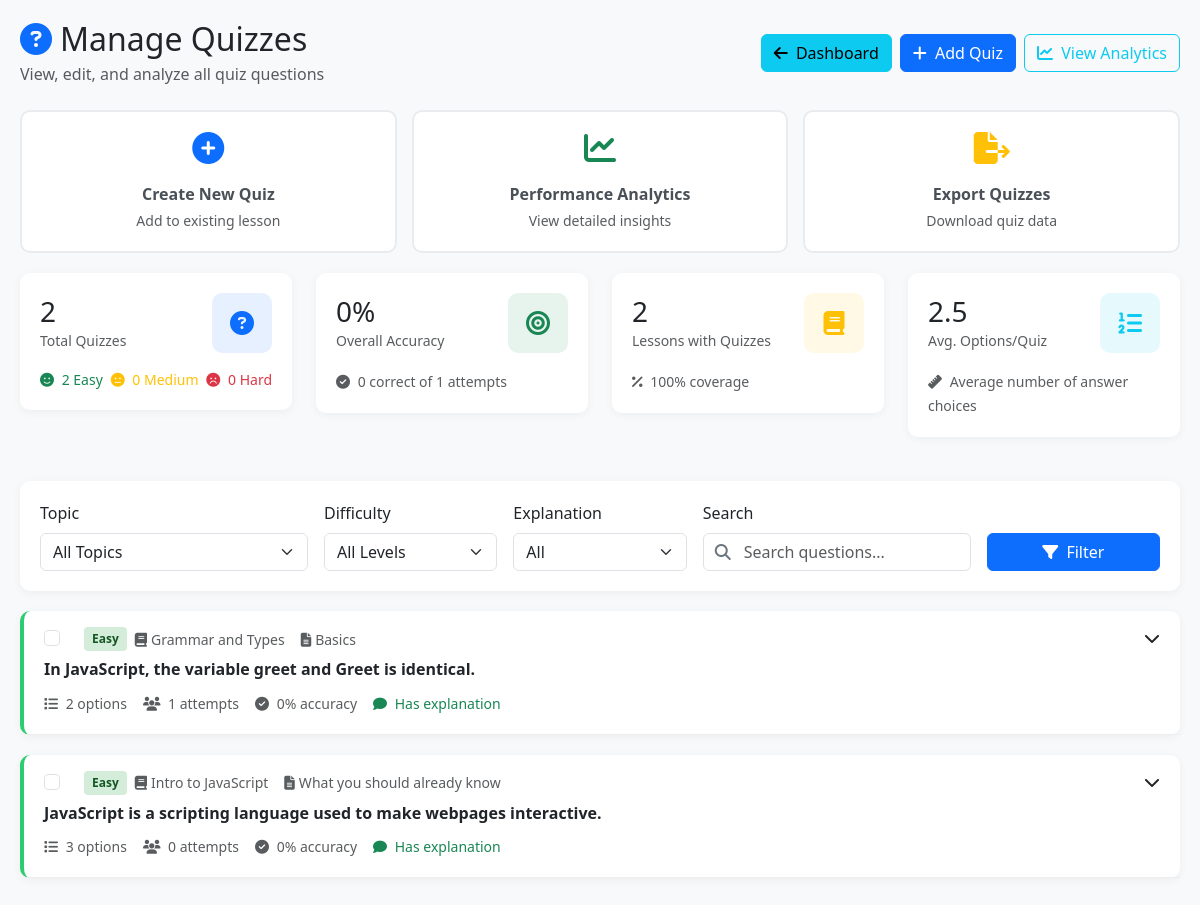
/teacher/manage_quizzes.php (signed in), run on the app's committed database.
### tables this page shows
CREATE TABLE `quizzes` (
  `id` int(11) NOT NULL,
  `lesson_id` int(11) NOT NULL,
  `question` text NOT NULL,
  `explanation` text DEFAULT NULL,
  `difficulty` enum('easy','medium','hard') DEFAULT 'easy',
  `is_active` tinyint(1) DEFAULT 1,
  `created_at` timestamp NOT NULL DEFAULT current_timestamp(),
  `deleted_at` timestamp NULL DEFAULT NULL
);

CREATE TABLE `topics` (
  `id` int(11) NOT NULL,
  `topic_name` varchar(100) NOT NULL,
  `topic_order` int(11) DEFAULT 0,
  `description` text DEFAULT NULL,
  `is_active` tinyint(1) DEFAULT 1,
  `created_at` timestamp NOT NULL DEFAULT current_timestamp(),
  `deleted_at` timestamp NULL DEFAULT NULL
);

CREATE TABLE `lessons` (
  `id` int(11) NOT NULL,
  `topic_id` int(11) NOT NULL,
  `lesson_title` varchar(200) NOT NULL,
  `lesson_content` longtext NOT NULL,
  `lesson_order` int(11) DEFAULT 0,
  `content_type` enum('theory','syntax','example','exercise') DEFAULT 'theory',
  `is_active` tinyint(1) DEFAULT 1,
  `created_at` timestamp NOT NULL DEFAULT current_timestamp(),
  `deleted_at` timestamp NULL DEFAULT NULL
);

### teacher/manage_quizzes.php (the view, shortened to what this page needs)
<?php
$db = new Database();
$conn = $db->getConnection();
$difficulty = $_GET['difficulty'] ?? 'all';
$has_explanation = $_GET['has_explanation'] ?? 'all';
$search = $_GET['search'] ?? '';
$page = isset($_GET['page']) ? (int)$_GET['page'] : 1;
$per_page = 20;
$query = "SELECT q.*, l.lesson_title, t.topic_name,
         (SELECT COUNT(*) FROM quiz_options o WHERE o.quiz_id = q.id) as option_count,
         (SELECT COUNT(*) FROM student_quiz_attempts sqa WHERE sqa.quiz_id = q.id) as attempt_count,
         (SELECT COUNT(*) FROM student_quiz_attempts sqa WHERE sqa.quiz_id = q.id AND sqa.is_correct = 1) as correct_count
         FROM quizzes q
         JOIN lessons l ON q.lesson_id = l.id
         JOIN topics t ON l.topic_id = t.id
         WHERE q.deleted_at IS NULL AND l.deleted_at IS NULL AND t.deleted_at IS NULL";
$offset = ($page - 1) * $per_page;
$query .= " ORDER BY q.created_at DESC LIMIT :limit OFFSET :offset";
$stmt = $conn->prepare($query);
$stmt->bindValue(':limit', (int)$per_page, PDO::PARAM_INT);
$stmt->bindValue(':offset', (int)$offset, PDO::PARAM_INT);
$stmt->execute();
$quizzes = $stmt->fetchAll(PDO::FETCH_ASSOC);
$stats_query = "SELECT
                COUNT(*) as total_quizzes,
                SUM(CASE WHEN difficulty = 'easy' THEN 1 ELSE 0 END) as easy_count,
                SUM(CASE WHEN difficulty = 'medium' THEN 1 ELSE 0 END) as medium_count,
                SUM(CASE WHEN difficulty = 'hard' THEN 1 ELSE 0 END) as hard_count,
                COUNT(DISTINCT lesson_id) as lessons_with_quizzes,
                AVG((SELECT COUNT(*) FROM quiz_options o WHERE o.quiz_id = q.id)) as avg_options,
                (SELECT COUNT(*) FROM student_quiz_attempts) as total_attempts,
                (SELECT COUNT(*) FROM student_quiz_attempts WHERE is_correct = 1) as correct_attempts
                FROM quizzes q
                WHERE q.deleted_at IS NULL";
$stats = $conn->query($stats_query)->fetch(PDO::FETCH_ASSOC);
if ($stats && $stats['total_attempts'] > 0) {
    $stats['accuracy_rate'] = round(($stats['correct_attempts'] / $stats['total_attempts']) * 100, 1);
} else {
    $stats['accuracy_rate'] = 0;
}
?>
<!DOCTYPE html>
<html lang="en">
<head>
    <link href="https://cdn.jsdelivr.net/npm/bootstrap@5.3.0/dist/css/bootstrap.min.css" rel="stylesheet">
    <link rel="stylesheet" href="https://cdnjs.cloudflare.com/ajax/libs/font-awesome/6.4.0/css/all.min.css">
    <link rel="stylesheet" href="https://cdn.datatables.net/1.13.6/css/dataTables.bootstrap5.min.css">
    <link rel="stylesheet" href="https://cdn.datatables.net/buttons/2.4.1/css/buttons.bootstrap5.min.css">
</head>
<body>
    <div class="admin-container">
        <div class="d-flex justify-content-between align-items-center mb-4">
            <div>
                <h2 class="mb-1">
                    <i class="fas fa-question-circle me-2 text-primary"></i>Manage Quizzes
                </h2>
                <p class="text-muted mb-0">View, edit, and analyze all quiz questions</p>
            </div>
            <div class="d-flex gap-2">
            <button class="btn btn-info" onclick="window.location.href='teacher_dashboard'">
                <i class="fas fa-arrow-left me-1"></i> Dashboard
            </button>
                <button class="btn btn-primary" onclick="showAddQuizModal()">
                    <i class="fas fa-plus me-1"></i> Add Quiz
                </button>
                <button class="btn btn-outline-info" onclick="showAnalyticsModal()">
                    <i class="fas fa-chart-line me-1"></i> View Analytics
                </button>
            </div>
        </div>
        <div class="quick-actions">
            <a href="add-lesson.php" class="quick-action-btn">
                <i class="fas fa-plus-circle text-primary"></i>
                <span class="fw-bold mt-2">Create New Quiz</span>
                <small class="text-muted mt-1">Add to existing lesson</small>
            </a>
            <button class="quick-action-btn" onclick="showAnalyticsModal()">
                <i class="fas fa-chart-line text-success"></i>
                <span class="fw-bold mt-2">Performance Analytics</span>
                <small class="text-muted mt-1">View detailed insights</small>
            </button>
            <button class="quick-action-btn" onclick="showExportModal()">
                <i class="fas fa-file-export text-warning"></i>
                <span class="fw-bold mt-2">Export Quizzes</span>
                <small class="text-muted mt-1">Download quiz data</small>
            </button>
        </div>
        <div class="row mb-4">
            <div class="col-md-3">
                <div class="stats-card">
                    <div class="d-flex justify-content-between align-items-center">
                        <div>
                            <h3 class="mb-0"><?php echo $stats['total_quizzes'] ?? 0; ?></h3>
                            <small class="text-muted">Total Quizzes</small>
                        </div>
                        <div class="stats-icon bg-primary bg-opacity-10 text-primary">
                            <i class="fas fa-question-circle"></i>
                        </div>
                    </div>
                    <div class="mt-3">
                        <div class="d-flex justify-content-between small">
                            <span class="text-success">
                                <i class="fas fa-smile me-1"></i>
                                <?php echo $stats['easy_count'] ?? 0; ?> Easy
                            </span>
                            <span class="text-warning">
                                <i class="fas fa-meh me-1"></i>
                                <?php echo $stats['medium_count'] ?? 0; ?> Medium
                            </span>
                            <span class="text-danger">
                                <i class="fas fa-frown me-1"></i>
                                <?php echo $stats['hard_count'] ?? 0; ?> Hard
                            </span>
                        </div>
                    </div>
                </div>
            </div>
            <div class="col-md-3">
                <div class="stats-card">
                    <div class="d-flex justify-content-between align-items-center">
                        <div>
                            <h3 class="mb-0"><?php echo $stats['accuracy_rate'] ?? 0; ?>%</h3>
                            <small class="text-muted">Overall Accuracy</small>
                        </div>
                        <div class="stats-icon bg-success bg-opacity-10 text-success">
                            <i class="fas fa-bullseye"></i>
                        </div>
                    </div>
                    <div class="mt-3">
                        <small class="text-muted">
                            <i class="fas fa-check-circle me-1"></i>
                            <?php echo $stats['correct_attempts'] ?? 0; ?> correct of <?php echo $stats['total_attempts'] ?? 0; ?> attempts
                        </small>
                    </div>
                </div>
            </div>
            <div class="col-md-3">
                <div class="stats-card">
                    <div class="d-flex justify-content-between align-items-center">
                        <div>
                            <h3 class="mb-0"><?php echo $stats['lessons_with_quizzes'] ?? 0; ?></h3>
                            <small class="text-muted">Lessons with Quizzes</small>
                        </div>
                        <div class="stats-icon bg-warning bg-opacity-10 text-warning">
                            <i class="fas fa-book"></i>
                        </div>
                    </div>
                    <div class="mt-3">
                        <small class="text-muted">
                            <i class="fas fa-percentage me-1"></i>
                            <?php
                            $lesson_query = "SELECT COUNT(*) as total_lessons FROM lessons WHERE deleted_at IS NULL";
                            $lesson_result = $conn->query($lesson_query);
                            $lesson_count = $lesson_result ? $lesson_result->fetch(PDO::FETCH_ASSOC)['total_lessons'] : 0;
                            $coverage = $lesson_count > 0 ? round(($stats['lessons_with_quizzes'] / $lesson_count) * 100) : 0;
                            echo $coverage; ?>% coverage
                        </small>
                    </div>
                </div>
            </div>
            <div class="col-md-3">
                <div class="stats-card">
                    <div class="d-flex justify-content-between align-items-center">
                        <div>
                            <h3 class="mb-0"><?php echo isset($stats['avg_options']) ? round($stats['avg_options'], 1) : 0; ?></h3>
                            <small class="text-muted">Avg. Options/Quiz</small>
                        </div>
                        <div class="stats-icon bg-info bg-opacity-10 text-info">
                            <i class="fas fa-list-ol"></i>
                        </div>
                    </div>
                    <div class="mt-3">
                        <small class="text-muted">
                            <i class="fas fa-ruler me-1"></i>
                            Average number of answer choices
                        </small>
                    </div>
                </div>
            </div>
        </div>
        <div class="filter-bar">
            <form id="filterForm" method="GET" class="row g-3 align-items-end">
                <div class="col-md-3">
                    <label class="form-label">Topic</label>
                    <select class="form-select" name="topic_id" onchange="this.form.submit()">
                        <option value="all">All Topics</option>
                    </select>
                </div>
                <div class="col-md-2">
                    <label class="form-label">Difficulty</label>
                    <select class="form-select" name="difficulty" onchange="this.form.submit()">
                        <option value="all" <?php echo $difficulty == 'all' ? 'selected' : ''; ?>>All Levels</option>
                    </select>
                </div>
                <div class="col-md-2">
                    <label class="form-label">Explanation</label>
                    <select class="form-select" name="has_explanation" onchange="this.form.submit()">
                        <option value="all" <?php echo $has_explanation == 'all' ? 'selected' : ''; ?>>All</option>
                    </select>
                </div>
                <div class="col-md-3">
                    <label class="form-label">Search</label>
                    <div class="search-box">
                        <i class="fas fa-search"></i>
                        <input type="text" class="form-control" name="search" placeholder="Search questions..."
                               value="<?php echo htmlspecialchars($search); ?>">
                    </div>
                </div>
                <div class="col-md-2">
                    <button type="submit" class="btn btn-primary w-100">
                        <i class="fas fa-filter me-1"></i> Filter
                    </button>
                </div>
            </form>
        </div>
        <div id="quizzesContainer">
            <?php if (count($quizzes) > 0): ?>
                <?php foreach($quizzes as $quiz):
                    $accuracy = $quiz['attempt_count'] > 0 ? round(($quiz['correct_count'] / $quiz['attempt_count']) * 100) : 0;
                ?>
                <div class="quiz-card <?php echo $quiz['difficulty']; ?>" data-quiz-id="<?php echo $quiz['id']; ?>">
                    <div class="quiz-header" onclick="toggleQuizDetails(<?php echo $quiz['id']; ?>)">
                        <div class="d-flex justify-content-between align-items-start">
                            <div class="flex-grow-1">
                                <div class="d-flex align-items-center mb-2">
                                    <div class="form-check me-3">
                                        <input type="checkbox" class="form-check-input quiz-checkbox"
                                               value="<?php echo $quiz['id']; ?>" onchange="updateSelection()">
                                    </div>
                                    <span class="difficulty-badge difficulty-<?php echo $quiz['difficulty']; ?> me-2">
                                        <?php echo ucfirst($quiz['difficulty']); ?>
                                    </span>
                                    <small class="text-muted me-3">
                                        <i class="fas fa-book me-1"></i><?php echo htmlspecialchars($quiz['topic_name']); ?>
                                    </small>
                                    <small class="text-muted">
                                        <i class="fas fa-file-alt me-1"></i><?php echo htmlspecialchars($quiz['lesson_title']); ?>
                                    </small>
                                </div>
                                <h6 class="mb-2 fw-bold"><?php echo htmlspecialchars($quiz['question']); ?></h6>
                                <div class="d-flex justify-content-between align-items-center">
                                    <div class="d-flex gap-3">
                                        <small class="text-muted">
                                            <i class="fas fa-list me-1"></i>
                                            <?php echo $quiz['option_count']; ?> options
                                        </small>
                                        <small class="text-muted">
                                            <i class="fas fa-users me-1"></i>
                                            <?php echo $quiz['attempt_count']; ?> attempts
                                        </small>
                                        <small class="text-muted">
                                            <i class="fas fa-check-circle me-1"></i>
                                            <?php echo $accuracy; ?>% accuracy
                                        </small>
                                        <?php if ($quiz['explanation']): ?>
                                        <small class="text-success">
                                            <i class="fas fa-comment me-1"></i>
                                            Has explanation
                                        </small>
                                        <?php endif; ?>
                                    </div>
                                </div>
                            </div>
                            <div class="ms-3">
                                <i class="fas fa-chevron-down"></i>
                            </div>
                        </div>
                    </div>
                </div>
                <?php endforeach; ?>
            <?php endif; ?>
        </div>
    </div>
    <div class="toast-container position-fixed top-0 end-0 p-3"></div>
</body>
</html>

### data on the page
quizzes: difficulty "Easy", topics.topic_name "Grammar and Types", lesson.lesson_title "Basics", question "In JavaScript, the variable greet and Greet is identical.", option_count "2", attempt_count "1", accuracy "0", shows "Has explanation"
quizzes: difficulty "Easy", topics.topic_name "Intro to JavaScript", lesson.lesson_title "What you should already know", question "JavaScript is a scripting language used to make webpages interactive.", option_count "3", attempt_count "0", accuracy "0", shows "Has explanation"

### other printed values
$stats['total_quizzes'] "2"
$stats['easy_count'] "2"
$stats['medium_count'] "0"
$stats['hard_count'] "0"
$stats['accuracy_rate'] "0"
$stats['correct_attempts'] "0"
$stats['total_attempts'] "1"
$stats['lessons_with_quizzes'] "2"
$coverage "100"
$stats['avg_options'] "2.5"
